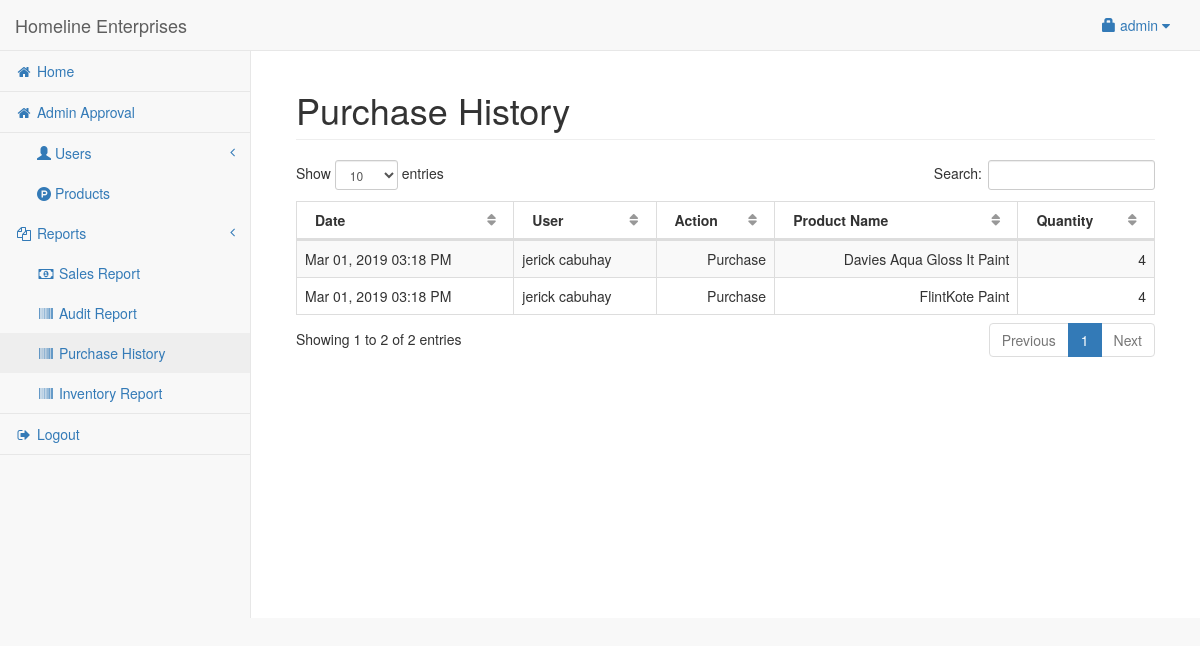
The app's page /admin/purchase.php (signed in), older data.
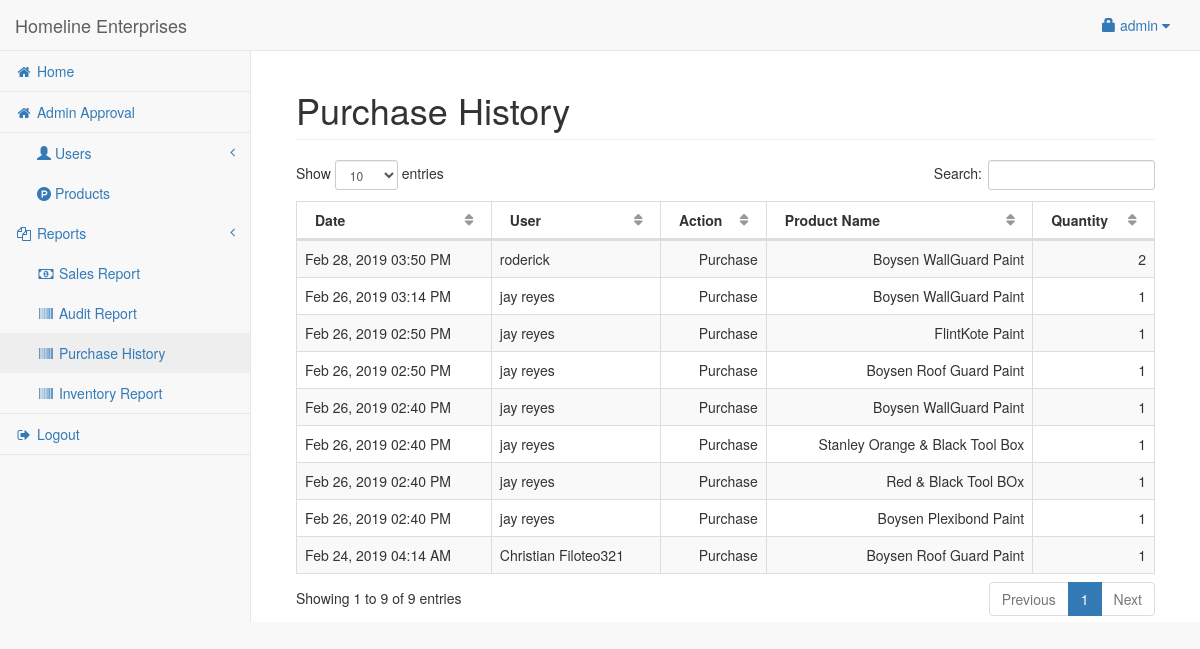
The same page, newer data.
### tables this page shows
CREATE TABLE `inventory` (
  `inventoryid` int(11) NOT NULL,
  `userid` int(11) NOT NULL,
  `action` varchar(50) NOT NULL,
  `productid` int(11) NOT NULL,
  `quantity` double NOT NULL,
  `inventory_date` datetime NOT NULL
);

CREATE TABLE `customers` (
  `userid` int(11) NOT NULL,
  `customer_name` varchar(50) NOT NULL,
  `username` varchar(50) NOT NULL,
  `password` varchar(50) NOT NULL,
  `bpassword` varchar(50) NOT NULL,
  `address` varchar(50) NOT NULL,
  `contact` varchar(50) NOT NULL,
  `email` varchar(50) NOT NULL,
  `payment` varchar(50) NOT NULL,
  `access` int(1) NOT NULL
);

CREATE TABLE `product` (
  `productid` int(11) NOT NULL,
  `categoryid` int(11) NOT NULL,
  `product_name` varchar(150) NOT NULL,
  `product_price` double NOT NULL,
  `product_qty` double NOT NULL,
  `photo` varchar(200) NOT NULL,
  `supplierid` int(11) NOT NULL
);

### admin/purchase.php (the view, shortened to what this page needs)
<?php include('header.php'); ?>
<body>
<div id="wrapper">
<?php include('navbar.php'); ?>
<div style="height:50px;"></div>
<div id="page-wrapper">
<div class="container-fluid">
	<div class="row">
        <div class="col-lg-12">
            <h1 class="page-header">Purchase History</h1>
        </div>
    </div>
    <div class="row">
        <div class="col-lg-12">
            <table width="100%" class="table table-striped table-bordered table-hover" id="invTable">
                <thead>
                    <tr>
                        <th>Date</th>
						<th>User</th>
                        <th>Action</th>
						<th>Product Name</th>
						<th>Quantity</th>
                    </tr>
                </thead>
                <tbody>
				<?php
					$iq=mysqli_query($conn,"select * from inventory left join product on product.productid=inventory.productid order by inventory_date desc");
					while($iqrow=mysqli_fetch_array($iq)){
					?>
						<tr>
							<td><?php echo date('M d, Y h:i A',strtotime($iqrow['inventory_date'])); ?></td>
							<td>
							<?php
								$u=mysqli_query($conn,"select * from `customers` left join supplier on supplier.supplierid=customers.userid where customers.userid='".$iqrow['userid']."'");
								$urow=mysqli_fetch_array($u);
								if($urow['access']==1){
									echo "Admin";
								}
								elseif($urow['access']==2){
									echo $urow['customer_name'];
								}
								else{
									echo $urow['company_name'];
								}
							?>
							</td>
							<td align="right"><?php echo $iqrow['action']; ?></td>
							<td align="right"><?php echo $iqrow['product_name']; ?></td>
							<td align="right"><?php echo $iqrow['quantity']; ?></td>
						</tr>
					<?php
					}
				?>
                </tbody>
            </table>
        </div>
    </div>
</div>
</div>
</div>
</body>
</html>

Row changes from the older to the newer data that the page shows:
removed inventory: inventory_date "Mar 01, 2019 03:18 PM", userid.customer_name "jerick cabuhay", action "Purchase", productid.product_name "Davies Aqua Gloss It Paint", quantity "4"
removed inventory: inventory_date "Mar 01, 2019 03:18 PM", userid.customer_name "jerick cabuhay", action "Purchase", productid.product_name "FlintKote Paint", quantity "4"
added inventory: inventory_date "Feb 28, 2019 03:50 PM", userid.customer_name "roderick", action "Purchase", productid.product_name "Boysen WallGuard Paint", quantity "2"
added inventory: inventory_date "Feb 26, 2019 03:14 PM", userid.customer_name "jay reyes", action "Purchase", productid.product_name "Boysen WallGuard Paint", quantity "1"
added inventory: inventory_date "Feb 26, 2019 02:50 PM", userid.customer_name "jay reyes", action "Purchase", productid.product_name "FlintKote Paint", quantity "1"
added inventory: inventory_date "Feb 26, 2019 02:50 PM", userid.customer_name "jay reyes", action "Purchase", productid.product_name "Boysen Roof Guard Paint", quantity "1"
added inventory: inventory_date "Feb 26, 2019 02:40 PM", userid.customer_name "jay reyes", action "Purchase", productid.product_name "Boysen WallGuard Paint", quantity "1"
added inventory: inventory_date "Feb 26, 2019 02:40 PM", userid.customer_name "jay reyes", action "Purchase", productid.product_name "Stanley Orange & Black Tool Box", quantity "1"
added inventory: inventory_date "Feb 26, 2019 02:40 PM", userid.customer_name "jay reyes", action "Purchase", productid.product_name "Red & Black Tool BOx", quantity "1"
added inventory: inventory_date "Feb 26, 2019 02:40 PM", userid.customer_name "jay reyes", action "Purchase", productid.product_name "Boysen Plexibond Paint", quantity "1"
added inventory: inventory_date "Feb 24, 2019 04:14 AM", userid.customer_name "Christian Filoteo321", action "Purchase", productid.product_name "Boysen Roof Guard Paint", quantity "1"
Text that changed along with them:
text written by a page script: "Show entries Search: Showing 1 to 2 of 2 entries Previous 1 Next" → "Show entries Search: Showing 1 to 9 of 9 entries Previous 1 Next"
